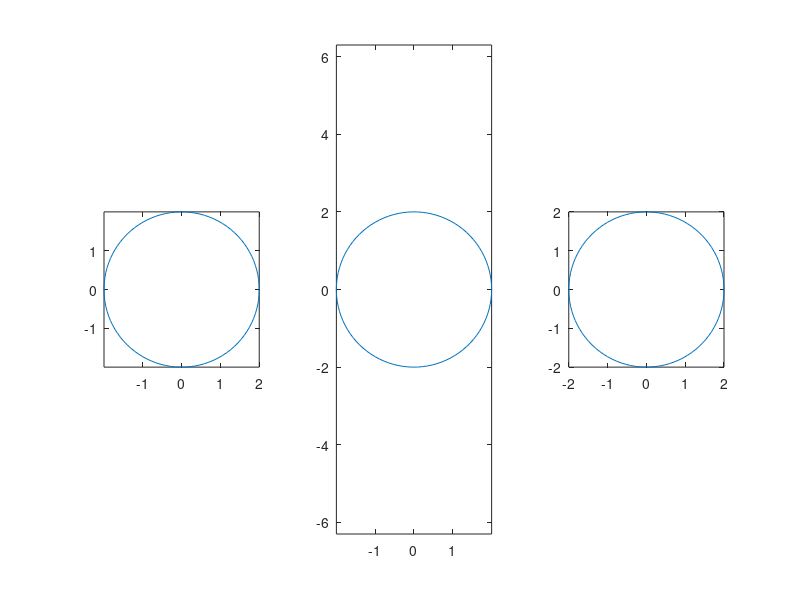

Source code (MATLAB):
clc; close all; clear all;
t = linspace(0, 2*pi, 100);
x = 2*cos(t);
y = 2*sin(t);

subplot(1,3,1)
plot(x, y)
axis image % 원래 이미지 유지, 박스 크기를 원래 이미지 크기로
subplot(1,3,2)
plot(x,y)
axis equal % 원래 이미지 유지, 박스 크기를 3:4:4 크기로 나타냄
subplot(1,3,3)
plot(x,y)
axis square % 원래 이미지 변경, 박스 크기를 1:1:1 크기로 나타냄